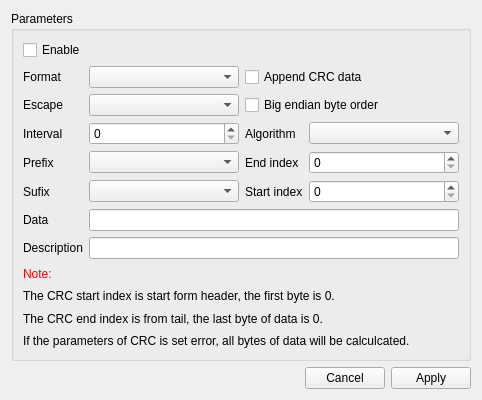
<?xml version="1.0" encoding="UTF-8"?>
<ui version="4.0">
 <class>xToolsEmitterToolUiEditor</class>
 <widget class="QWidget" name="xToolsEmitterToolUiEditor">
  <property name="geometry">
   <rect>
    <x>0</x>
    <y>0</y>
    <width>482</width>
    <height>400</height>
   </rect>
  </property>
  <property name="windowTitle">
   <string notr="true">Form</string>
  </property>
  <layout class="QGridLayout" name="gridLayout">
   <item row="0" column="0" colspan="3">
    <widget class="QGroupBox" name="groupBox">
     <property name="title">
      <string>Parameters</string>
     </property>
     <layout class="QGridLayout" name="gridLayout_2">
      <item row="2" column="0">
       <widget class="QLabel" name="label_2">
        <property name="sizePolicy">
         <sizepolicy hsizetype="Fixed" vsizetype="Preferred">
          <horstretch>0</horstretch>
          <verstretch>0</verstretch>
         </sizepolicy>
        </property>
        <property name="text">
         <string>Format</string>
        </property>
       </widget>
      </item>
      <item row="4" column="3">
       <widget class="xToolsCrcAlgorithmComboBox" name="comboBoxAlgorithm"/>
      </item>
      <item row="4" column="2">
       <widget class="QLabel" name="label_7">
        <property name="sizePolicy">
         <sizepolicy hsizetype="Fixed" vsizetype="Preferred">
          <horstretch>0</horstretch>
          <verstretch>0</verstretch>
         </sizepolicy>
        </property>
        <property name="text">
         <string>Algorithm</string>
        </property>
       </widget>
      </item>
      <item row="5" column="0">
       <widget class="QLabel" name="label_5">
        <property name="sizePolicy">
         <sizepolicy hsizetype="Fixed" vsizetype="Preferred">
          <horstretch>0</horstretch>
          <verstretch>0</verstretch>
         </sizepolicy>
        </property>
        <property name="text">
         <string>Prefix</string>
        </property>
       </widget>
      </item>
      <item row="4" column="1">
       <widget class="QSpinBox" name="spinBoxInterval">
        <property name="maximum">
         <number>10000</number>
        </property>
       </widget>
      </item>
      <item row="6" column="1">
       <widget class="xToolsAffixesComboBox" name="comboBoxSufix"/>
      </item>
      <item row="3" column="1">
       <widget class="xToolsEscapeCharacterComboBox" name="comboBoxEscaoe"/>
      </item>
      <item row="4" column="0">
       <widget class="QLabel" name="label_4">
        <property name="sizePolicy">
         <sizepolicy hsizetype="Fixed" vsizetype="Preferred">
          <horstretch>0</horstretch>
          <verstretch>0</verstretch>
         </sizepolicy>
        </property>
        <property name="text">
         <string>Interval</string>
        </property>
       </widget>
      </item>
      <item row="5" column="3">
       <widget class="QSpinBox" name="spinBoxEndIndex"/>
      </item>
      <item row="8" column="1" colspan="3">
       <widget class="QLineEdit" name="lineEditData"/>
      </item>
      <item row="9" column="0">
       <widget class="QLabel" name="label">
        <property name="sizePolicy">
         <sizepolicy hsizetype="Fixed" vsizetype="Preferred">
          <horstretch>0</horstretch>
          <verstretch>0</verstretch>
         </sizepolicy>
        </property>
        <property name="text">
         <string>Description</string>
        </property>
       </widget>
      </item>
      <item row="5" column="2">
       <widget class="QLabel" name="label_9">
        <property name="sizePolicy">
         <sizepolicy hsizetype="Fixed" vsizetype="Preferred">
          <horstretch>0</horstretch>
          <verstretch>0</verstretch>
         </sizepolicy>
        </property>
        <property name="text">
         <string>End index</string>
        </property>
       </widget>
      </item>
      <item row="9" column="1" colspan="3">
       <widget class="QLineEdit" name="lineEditDescription">
        <property name="sizePolicy">
         <sizepolicy hsizetype="Expanding" vsizetype="Fixed">
          <horstretch>0</horstretch>
          <verstretch>0</verstretch>
         </sizepolicy>
        </property>
       </widget>
      </item>
      <item row="0" column="0" colspan="4">
       <widget class="QCheckBox" name="checkBoxEnable">
        <property name="text">
         <string>Enable</string>
        </property>
       </widget>
      </item>
      <item row="13" column="0" colspan="4">
       <widget class="QLabel" name="label_13">
        <property name="text">
         <string>If the parameters of CRC is set error, all bytes of data will be calculcated.</string>
        </property>
       </widget>
      </item>
      <item row="5" column="1">
       <widget class="xToolsAffixesComboBox" name="comboBoxPrefix"/>
      </item>
      <item row="12" column="0" colspan="4">
       <widget class="QLabel" name="label_12">
        <property name="text">
         <string>The CRC end index is from tail, the last byte of data is 0.</string>
        </property>
       </widget>
      </item>
      <item row="3" column="0">
       <widget class="QLabel" name="label_3">
        <property name="sizePolicy">
         <sizepolicy hsizetype="Fixed" vsizetype="Preferred">
          <horstretch>0</horstretch>
          <verstretch>0</verstretch>
         </sizepolicy>
        </property>
        <property name="text">
         <string>Escape</string>
        </property>
       </widget>
      </item>
      <item row="6" column="3">
       <widget class="QSpinBox" name="spinBoxStartIndex">
        <property name="toolTip">
         <string notr="true">11</string>
        </property>
       </widget>
      </item>
      <item row="2" column="1">
       <widget class="xToolsTextFormatComboBox" name="comboBoxFormat">
        <property name="sizePolicy">
         <sizepolicy hsizetype="Preferred" vsizetype="Fixed">
          <horstretch>0</horstretch>
          <verstretch>0</verstretch>
         </sizepolicy>
        </property>
       </widget>
      </item>
      <item row="8" column="0">
       <widget class="QLabel" name="label_10">
        <property name="sizePolicy">
         <sizepolicy hsizetype="Fixed" vsizetype="Preferred">
          <horstretch>0</horstretch>
          <verstretch>0</verstretch>
         </sizepolicy>
        </property>
        <property name="text">
         <string>Data</string>
        </property>
       </widget>
      </item>
      <item row="3" column="2" colspan="2">
       <widget class="QCheckBox" name="checkBoxBigEndian">
        <property name="text">
         <string>Big endian byte order</string>
        </property>
       </widget>
      </item>
      <item row="6" column="0">
       <widget class="QLabel" name="label_6">
        <property name="sizePolicy">
         <sizepolicy hsizetype="Fixed" vsizetype="Preferred">
          <horstretch>0</horstretch>
          <verstretch>0</verstretch>
         </sizepolicy>
        </property>
        <property name="text">
         <string>Sufix</string>
        </property>
       </widget>
      </item>
      <item row="6" column="2">
       <widget class="QLabel" name="label_8">
        <property name="sizePolicy">
         <sizepolicy hsizetype="Fixed" vsizetype="Preferred">
          <horstretch>0</horstretch>
          <verstretch>0</verstretch>
         </sizepolicy>
        </property>
        <property name="text">
         <string>Start index</string>
        </property>
       </widget>
      </item>
      <item row="2" column="2" colspan="2">
       <widget class="QCheckBox" name="checkBoxCrcEnable">
        <property name="text">
         <string>Append CRC data</string>
        </property>
       </widget>
      </item>
      <item row="11" column="0" colspan="4">
       <widget class="QLabel" name="label_11">
        <property name="sizePolicy">
         <sizepolicy hsizetype="Preferred" vsizetype="Preferred">
          <horstretch>0</horstretch>
          <verstretch>0</verstretch>
         </sizepolicy>
        </property>
        <property name="text">
         <string>The CRC start index is start form header, the first byte is 0.</string>
        </property>
        <property name="wordWrap">
         <bool>false</bool>
        </property>
       </widget>
      </item>
      <item row="10" column="0">
       <widget class="QLabel" name="label_14">
        <property name="styleSheet">
         <string notr="true">QLabel{color:red}</string>
        </property>
        <property name="text">
         <string>Note:</string>
        </property>
       </widget>
      </item>
     </layout>
    </widget>
   </item>
   <item row="1" column="0">
    <spacer name="horizontalSpacer">
     <property name="orientation">
      <enum>Qt::Horizontal</enum>
     </property>
     <property name="sizeHint" stdset="0">
      <size>
       <width>40</width>
       <height>20</height>
      </size>
     </property>
    </spacer>
   </item>
   <item row="1" column="1">
    <widget class="QPushButton" name="pushButtonCancel">
     <property name="text">
      <string>Cancel</string>
     </property>
    </widget>
   </item>
   <item row="1" column="2">
    <widget class="QPushButton" name="pushButtonApply">
     <property name="text">
      <string>Apply</string>
     </property>
    </widget>
   </item>
  </layout>
 </widget>
 <customwidgets>
  <customwidget>
   <class>xToolsEscapeCharacterComboBox</class>
   <extends>QComboBox</extends>
   <header location="global">xToolsEscapeCharacterComboBox.h</header>
  </customwidget>
  <customwidget>
   <class>xToolsTextFormatComboBox</class>
   <extends>QComboBox</extends>
   <header location="global">xToolsTextFormatComboBox.h</header>
  </customwidget>
  <customwidget>
   <class>xToolsAffixesComboBox</class>
   <extends>QComboBox</extends>
   <header location="global">xToolsAffixesComboBox.h</header>
  </customwidget>
  <customwidget>
   <class>xToolsCrcAlgorithmComboBox</class>
   <extends>QComboBox</extends>
   <header location="global">xToolsCrcAlgorithmComboBox.h</header>
  </customwidget>
 </customwidgets>
 <resources/>
 <connections/>
</ui>
